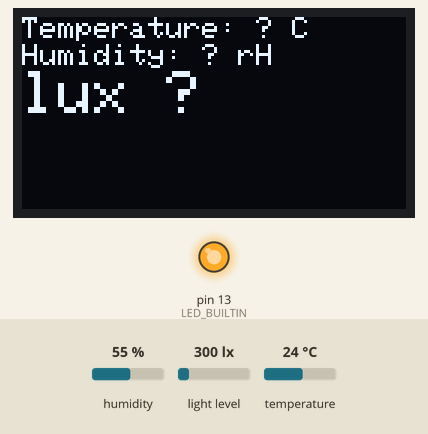
The sketch below on a simulated Arduino Uno, built with avr-gcc and run on an emulated ATmega328P. Shown: 128×64 one-colour display, output pins drawn as LEDs (lit = HIGH). Dashed ring = blinking. The test bench sets the inputs (shaded band); at power-on: light level 300 lx, humidity 55 %, temperature 24 °C. What the sketch prints to the serial monitor is not drawn.

Above: at 3.2 s.
3.3 s: light level set to 20 lx
At 3.7 s:
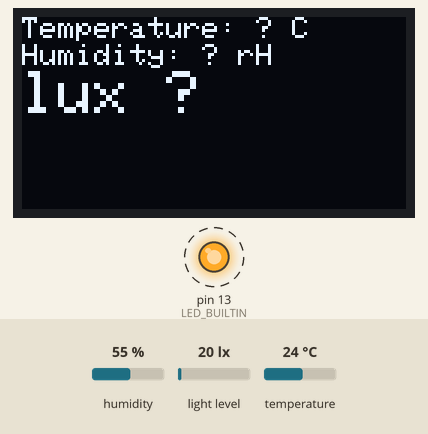
6.2 s: light level set to 40 lx
At 6.2 s:
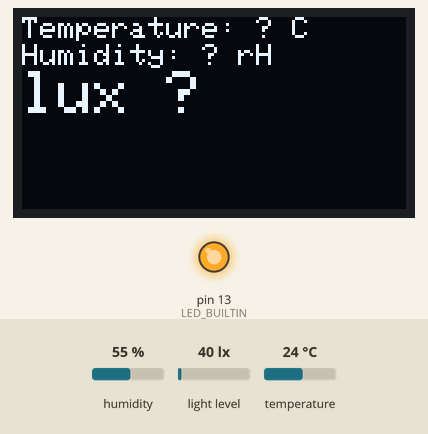
Timing chart, 0 to 9.2 s (numbered marks = the images above; inputs shaded):
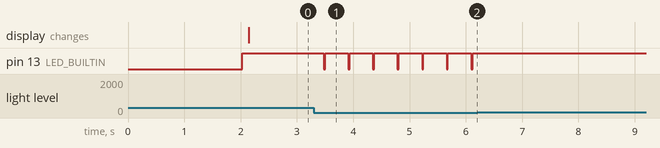

Measured:
- after the input at 3.3 s, pin 13 (LED_BUILTIN): alternates HIGH for 0.41 s and LOW for 0.03 s, starting after 0.18 s
- after the input at 6.2 s, pin 13 (LED_BUILTIN): stops changing and stays HIGH

The sketch:

BH1750_Esp8266.ino
```cpp
#include <BH1750.h>
#include <Wire.h>
#include <Adafruit_GFX.h>
#include <Adafruit_SSD1306.h>
#include <Adafruit_AHTX0.h>

#define SCREEN_WIDTH 128
#define SCREEN_HEIGHT 64
#define OLED_RESET     -1
#define SCREEN_ADDRESS 0x3C

Adafruit_SSD1306 display(SCREEN_WIDTH, SCREEN_HEIGHT, &Wire, OLED_RESET);
BH1750 lightMeter(0x23);
Adafruit_AHTX0 aht;

void setup() {

  Serial.begin(115200);
  pinMode(LED_BUILTIN, OUTPUT);
  Wire.begin();

  if (lightMeter.begin(BH1750::CONTINUOUS_HIGH_RES_MODE)) {
    Serial.println(F("BH1750 Advanced begin"));
  } else {
    Serial.println(F("Error initialising BH1750"));
  }
  // SSD1306_SWITCHCAPVCC = generate display voltage from 3.3V internally
  if(!display.begin(SSD1306_SWITCHCAPVCC, SCREEN_ADDRESS)) {
    Serial.println(F("SSD1306 allocation failed"));
    for(;;);
  }
  // Init AHT10 Sensor
  if (! aht.begin()) {
    Serial.println("Could not find AHT? Check wiring");
    while (1) delay(10);
  }

  delay(2000);
  display.clearDisplay();

  display.setTextColor(SSD1306_WHITE); // Draw white text

}

void loop() {
  if (lightMeter.measurementReady()) {
    float lux = lightMeter.readLightLevel();

    if(lux > 40 && lux < 60){
      digitalWrite(LED_BUILTIN, LOW);
      delay(250);
    }
    else if(lux < 40){
      digitalWrite(LED_BUILTIN, LOW);
      delay(25);
      digitalWrite(LED_BUILTIN, HIGH);
      delay(50);
    }
    else{
      digitalWrite(LED_BUILTIN, HIGH);
    }
    display.clearDisplay();
    sensors_event_t humidity, temp;
    aht.getEvent(&humidity, &temp);
    display.setTextSize(1);
    display.setCursor(0, 0);
    display.printf("Temperature: %.2f C", temp.temperature);

    display.setCursor(0, 9);
    display.printf("Humidity: %.2f rH", humidity.relative_humidity);

    display.setTextSize(2);      // Normal 1:1 pixel scale
    display.setCursor(0, 18);
    display.printf("lux %.2f", lux);
    display.display();

    delay(250);
  }
}
```
